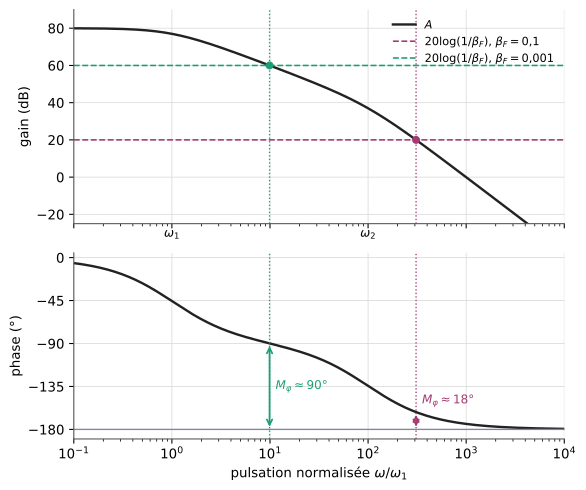

Python code for this plot:
"""Figure — Stabilité : lecture de la marge de phase sur le diagramme de Bode de A, avec 20 log(1/β_F) comme « nouvel axe 0 dB » (EANA3, chapitre 1).
D'après les notes externes [tableau-2020-c02, p. 2-3] et [notes-2023-c01, p. 4-5], redessinée.
Courbes recalculées pour A(jω) = A0 / ((1 + jω/ω1)(1 + jω/ω2)), A0 = 10^4, ω2 = 100 ω1, et deux valeurs de β_F
(10^-1 et 10^-3) choisies pour la figure : les notes n'en donnent pas."""
import matplotlib
matplotlib.use("svg")
import matplotlib.pyplot as plt
import matplotlib.ticker as mticker
import numpy as np
from pathlib import Path

# --- Style commun des figures Bristol (recopié dans chaque script) ---
plt.rcParams.update({
    "font.family": "DejaVu Sans", "mathtext.fontset": "dejavusans", "font.size": 10,
    "axes.grid": True, "grid.color": "#DADADA", "grid.linewidth": 0.6,
    "axes.edgecolor": "#555555", "axes.linewidth": 0.8,
    "axes.spines.top": False, "axes.spines.right": False,
    "lines.linewidth": 1.8, "legend.frameon": False,
    "svg.hashsalt": "bristol",  # rendu SVG reproductible
})
BLEU, VERT, MAGENTA, ORANGE = "#2B59C3", "#1B9E77", "#A23B72", "#E08A1E"
GRIS = "#7E889B"   # éléments ajoutés par rapport à la source (conventions.md § 9)
ENCRE = "#222222"

def virgule(ax, axes="xy"):
    """Virgule décimale et vrai signe moins sur les graduations."""
    f = mticker.FuncFormatter(lambda x, _: f"{x:g}".replace(".", ",").replace("-", "−"))
    if "x" in axes: ax.xaxis.set_major_formatter(f)
    if "y" in axes: ax.yaxis.set_major_formatter(f)

def sauver(fig):
    fig.savefig(Path(__file__).with_suffix(".svg"), bbox_inches="tight", metadata={"Date": None})
# --- Fin du style commun ---
A0, w2 = 1e4, 100.0
w = np.logspace(-1, 4, 2000)           # pulsation normalisée ω/ω1
A = A0 / ((1 + 1j * w) * (1 + 1j * w / w2))
gain = 20 * np.log10(np.abs(A))
phase = np.degrees(np.unwrap(np.angle(A)))
cas = [(1e-1, MAGENTA, r"\beta_F = 0{,}1"), (1e-3, VERT, r"\beta_F = 0{,}001")]

fig, (ag, ap) = plt.subplots(2, 1, figsize=(6.2, 5.2), sharex=True, gridspec_kw={"height_ratios": [1.15, 1]})
ag.semilogx(w, gain, color=ENCRE, label="$A$")
ap.semilogx(w, phase, color=ENCRE)
for beta, coul, lab in cas:
    niveau = 20 * np.log10(1 / beta)
    wc = np.interp(-niveau, -gain, w)          # gain décroissant : croisement |A| = 1/β_F
    phi = np.interp(wc, w, phase)
    mphi = 180 + phi
    ag.axhline(niveau, color=coul, ls="--", lw=1.2, label=rf"$20\log(1/\beta_F)$, ${lab}$")
    ag.plot(wc, niveau, "o", color=coul, ms=5)
    ag.axvline(wc, color=coul, ls=":", lw=1); ap.axvline(wc, color=coul, ls=":", lw=1)
    ap.annotate("", xy=(wc, -180), xytext=(wc, phi), arrowprops=dict(arrowstyle="<->", color=coul, lw=1.3))
    ytxt = (phi - 180) / 2 if mphi > 40 else -150
    ap.text(wc * 1.15, ytxt, f"$M_\\varphi \\approx {mphi:.0f}°$", color=coul, fontsize=9, va="center")
for x, lab in [(1, r"$\omega_1$"), (w2, r"$\omega_2$")]:
    ag.text(x, -32, lab, ha="center", fontsize=9)
ag.set_ylim(-25, 90); ag.set_ylabel("gain (dB)")
ag.legend(loc="upper right", fontsize=8.5)
ap.axhline(-180, color=GRIS, lw=1)
ap.set_ylim(-190, 5); ap.set_yticks([0, -45, -90, -135, -180])
ap.set_ylabel("phase (°)"); ap.set_xlabel(r"pulsation normalisée $\omega/\omega_1$")
ap.set_xlim(0.1, 1e4)
virgule(ag, "y"); virgule(ap, "y")
fig.tight_layout()
sauver(fig)
